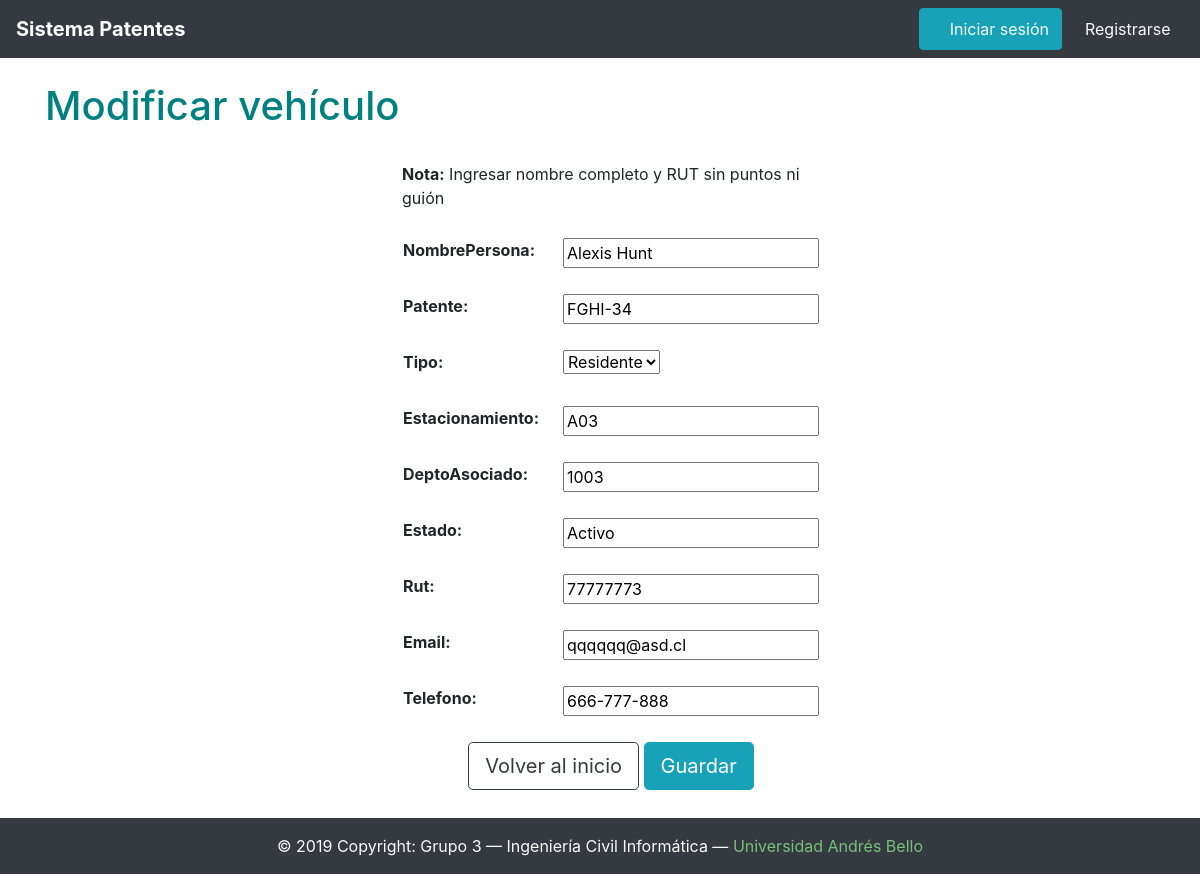
The app's page /patentes/1/update/, older data.
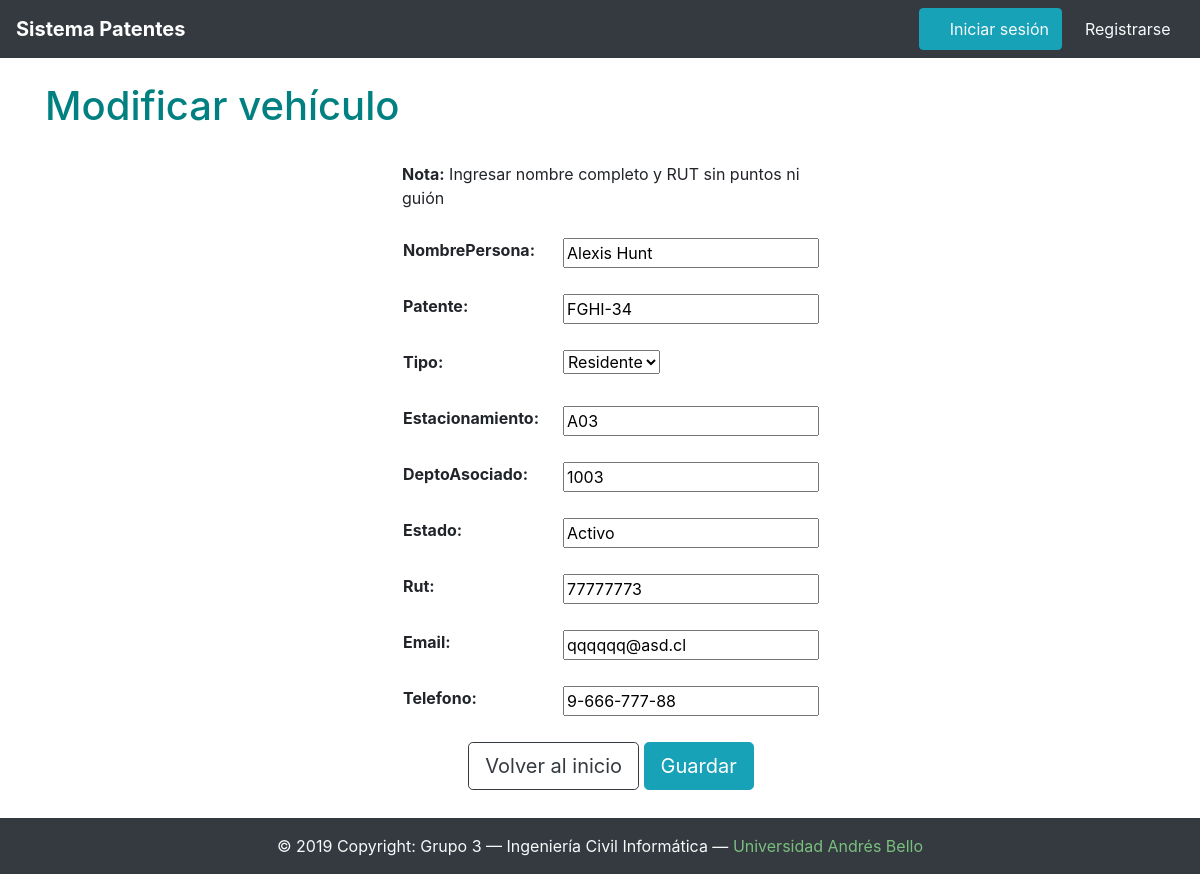
The same page, newer data.
### patentes/models.py (models this page shows, shortened)
class Vehiculo(models.Model):
	nombrePersona = models.CharField(max_length=28)
	patente = models.CharField(max_length=7)
	tipo = models.CharField(max_length=9,choices=[('Residente','Residente'),('Visita','Visita'),('Servicios','Servicios')],default='Residente')
	estacionamiento = models.CharField(max_length=10)
	deptoAsociado = models.CharField(max_length=10)
	estado = models.CharField(max_length=10)
	rut = models.CharField(max_length=9)
	email = models.CharField(max_length=28)
	telefono = models.CharField(max_length=12)
	vehiculos = models.Manager()

### patentes/views.py (the view)
# urls.py: url(r'^patentes/(?P<pk>\d+)/update/$', views.VehiculoUpdate.as_view(success_url='/patentes/'), name="vehiculo_update"),
class VehiculoUpdate(UpdateView):
	model = Vehiculo
	template_name = './vehiculo_update.html'
	fields = ['nombrePersona', 'patente', 'tipo', 'estacionamiento', 'deptoAsociado', 'estado', 'rut', 'email', 'telefono']

### patentes/templates/vehiculo_update.html (shortened to what this page needs)
{% extends 'base.html' %}
{% block content %}
<br/>
<h1>Modificar vehículo</h1>
<br/>
<div class="container" style="width: 28rem;">
	<p style="margin-left: 11px;"><b>Nota:</b> Ingresar nombre completo y RUT sin puntos ni guión</p>
	<form action="" method="post">
			<table class="table table-borderless">
				{{ form.as_table }}
				<tr>
					<td colspan="2">
						<div style="text-align:center;">
							<a class="btn btn-lg btn-outline-dark" href="/" role="button">Volver al inicio</a>
							<button type="submit" class="btn btn-lg btn-info">Guardar</button>
					</td>
			</table>
	</form>
</div>
{% endblock %}

Row changes from the older to the newer data that the page shows:
changed Vehiculo "Alexis Hunt": telefono "666-777-888" → "9-666-777-88"
